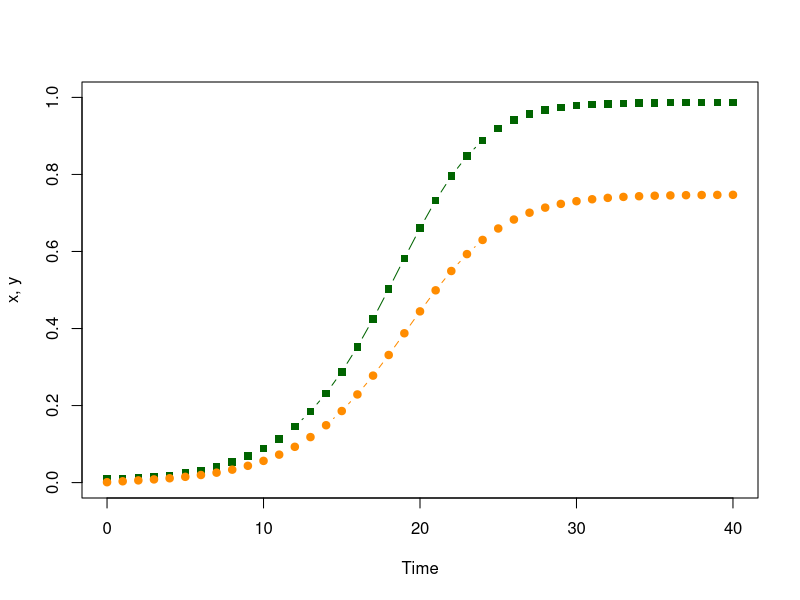
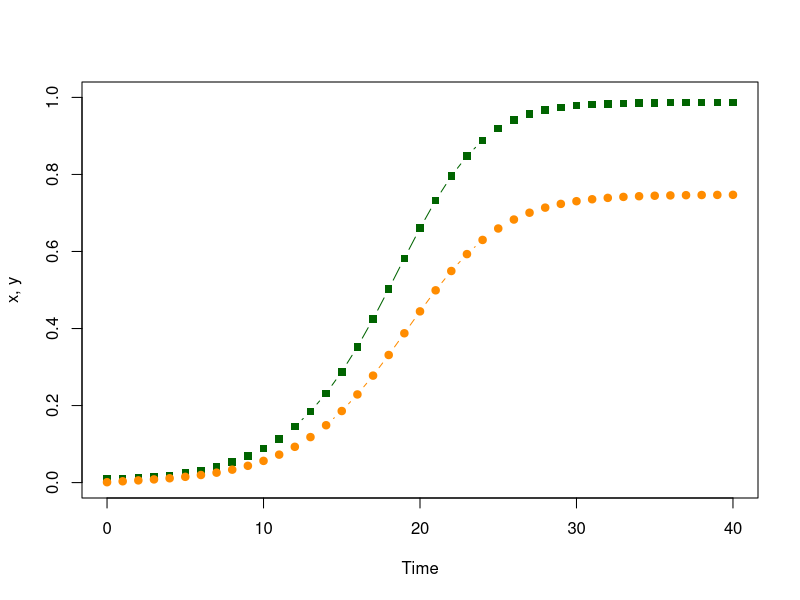
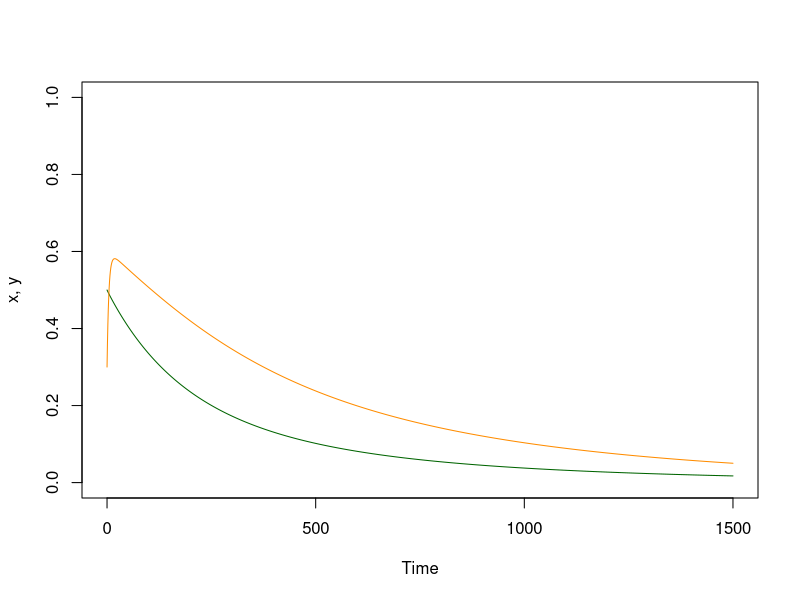
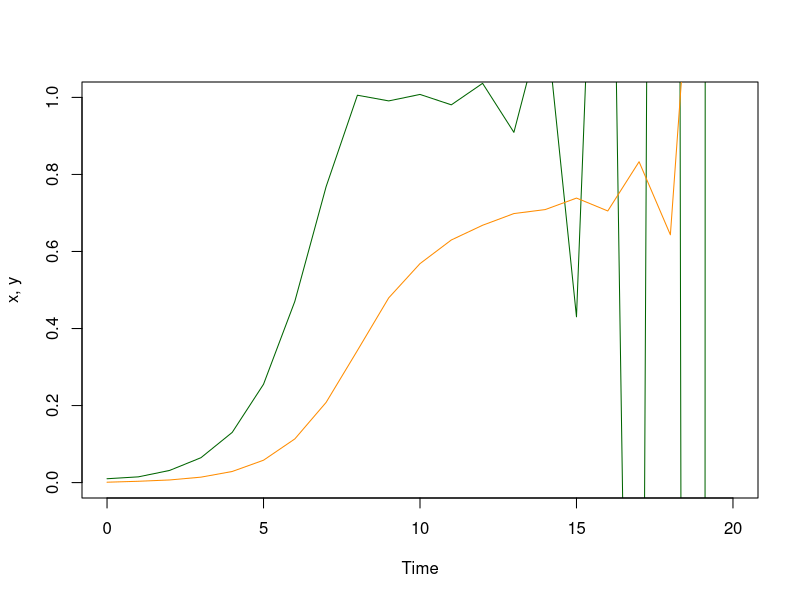
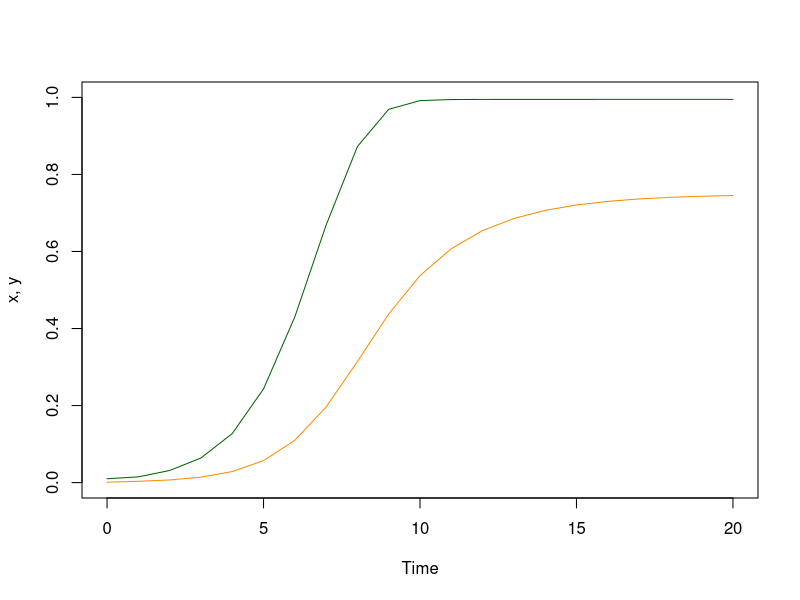
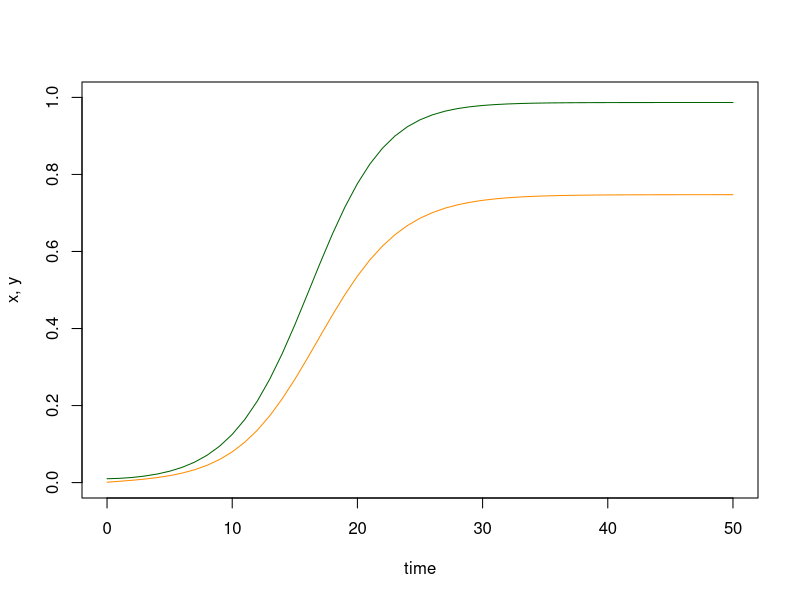

Generate these figures, in order, with R:
## ---- chunk 1
# Initial Conditions at a point in time, as a Named Vector 
xy = c(t=0, x=0.01, y=0.001)
## ---- chunk 2
with(as.list(xy), x) 
## ---- chunk 3
# The parameters, as a list 
par = list(
  s = 1/200, # The fraction of infections that clear each day
  u = 1/12,  # The fraction of mosquitoes that die each day
  a = 1/4,   # The fraction of mosquitoes that blood feed on a human each day
  m = 2      # The number of mosquitoes per human
) 
## ---- chunk 4
# INPUTS
# xy - current variables, as a named vector
# p  - the parameters, as a list
#
# OUTPUTS
# the updated values of the variables, as a named vector
ross_dts_1 = function(xy, p){
  with(as.list(xy), 
    with(p,{
      xn = x - s*x + m*a*y*(1-x) 
      yn = y - u*y + a*x*(1-y) 
      return(c(t=t+1, x=xn, y=yn))
    })
  )
}
## ---- chunk 5
# xy_t stores the values of the variables
xy_t = xy 
## ---- chunk 6
# Compute and store the values of the variables  
xy = ross_dts_1(xy, par)
xy_t = rbind(xy_t, xy)
## ---- chunk 7
# Print 
print(xy) 
## ---- chunk 8
# Iterate to compute the values as they change over time 
for(t in 2:40){
  xy = ross_dts_1(xy, par) 
  xy_t = rbind(xy_t, xy) 
} 
## ---- chunk 9
print(tail(xy_t, 3)) 
## ---- chunk 10
with(data.frame(xy_t),{
  plot(t, x, type = "b", ylim = c(0,1), col = "darkgreen", ylab = "x, y", xlab = "Time", pch=15)
  lines(t, y, type = "b", col = "darkorange", pch =19)
})
## ---- chunk 11
solve_ross_dts_1 = function(pars, x0=.01, y0 = 0.001, tmax=100){
   xy = c(t=0, x=x0, y=y0) 
   xy_t = xy 
   for(t in 1:tmax){
     xy = ross_dts_1(xy, pars)
     xy_t = rbind(xy_t, xy)
   }
   return(list(t=xy_t[,1], x=xy_t[,2], y = xy_t[,3], last = xy)) 
}
## ---- chunk 12
plot_xy = function(xy_t, add_points = FALSE){with(xy_t,{
  llty = "l"
  if(add_points == TRUE) llty = "b"
  plot(t, x, type = llty, ylim = c(0,1), col = "darkgreen", ylab = "x, y", xlab = "Time", pch=15)
  lines(t, y, type = llty, col = "darkorange", pch =19)
})}
## ---- chunk 13
plot_xy(solve_ross_dts_1(par, tmax=40), add_points=TRUE) 
## ---- chunk 14
# The last value is still stored as xy; the [-1] omits t
xy[-1] - ross_dts_1(xy, par)[-1]
## ---- chunk 15
for(i in 41:140){
  xy = ross_dts_1(xy, par)
  xy_t = rbind(xy_t, xy) 
} 
xy[-1] - ross_dts_1(xy, par)[-1]
## ---- chunk 16
# Compute the steady state 
find_eq_dts_a = function(par){with(par,{
  xx = (m*a^2 - s*u)/ (m*a^2 + s*a)
  yy = a*xx/(u+a*xx) 
  c(x=xx,y=yy)
})}
## ---- chunk 17
par1 = par
par1$m = 0.005
find_eq_dts_a(par1)
## ---- chunk 18
plot_xy(solve_ross_dts_1(par1, x0 = .5, y0=.3, tmax=1500)) 
## ---- chunk 19
find_eq_dts_a(par1)
## ---- chunk 20
m_crit = with(par, s*u/a^2)
m_crit 
## ---- chunk 21
par2 = par
par2$m = m_crit
find_eq_dts_a(par2)
## ---- chunk 22
# Compute the steady state 
find_eq_dts_1 = function(par){with(par,{
  xx = ifelse(m*a^2 > s*u, (m*a^2 - s*u)/(m*a^2 + s*a), 0) 
  yy = a*xx/(u+a*xx) 
  c(x=xx,y=yy)
})}
## ---- chunk 23
find_eq_dts_1(par1)
## ---- chunk 24
xy[-1]
find_eq_dts_1(par) 
## ---- chunk 25
verify_dts_1 = function(xy, pars){
  sum(abs(xy[-1] - find_eq_dts_1(pars))) 
}
verify_dts_1(xy, par)
## ---- chunk 26
check_it_dts_1 = function(xy, pars, tol=1e-9)
{
  verify_dts_1(xy, pars) < tol
}
check_it_dts_1(xy, par)
## ---- chunk 27
par3 = par
par3$m = 20 
plot_xy(solve_ross_dts_1(par3, x0 = .01, y0=.001, tmax=20)) 
## ---- chunk 28
find_eq_dts_2 = function(pars){with(pars,{
   f_xx = function(x, pp){with(pp,{
     xx = (1 - exp(-m*a^2*x/(u+a*x)))*(1-x) - s*x
     y = a*xx/(u+a*xx)
     yy = u*y + a*xx*(1-y) 
     return(xx^2 + yy^2)
   })}
   xx = optimize(f_xx, c(0,1), pp=pars)$min
   yy = a*xx/(u+a*xx) 
   c(xx, yy)
})}
## ---- chunk 29
find_eq_dts_2(par3)
## ---- chunk 30
dts_xy_2 = function(xy, p){with(as.list(xy), with(p,{
  xn = x - s*x + (1-exp(-m*a*y))*(1-x) 
  yn = y - u*y + a*x*(1-y) 
  t=t+1
  return(c(t=t, x=xn, y=yn))
}))}
## ---- chunk 31
solve_dts_xy_2 = function(pars, x0=.01, y0 = 0.001, tmax=100){
   xy = c(t=0, x=x0, y=y0) 
   xy_t = xy 
   for(t in 1:tmax){
     xy = dts_xy_2(xy, pars)
     xy_t = rbind(xy_t, xy)
   }
   return(list(t=xy_t[,1], x=xy_t[,2], y = xy_t[,3], last = xy)) 
}
## ---- chunk 32
plot_xy(solve_dts_xy_2(par3, x0 = .01, y0=.001, tmax=20)) 
## ---- chunk 33
find_eq_dts_2(par3)
## ---- chunk 34
solve_dts_xy_2(par3, x0=.1, y0=.05,tmax=300)$last[-1]
## ---- chunk 35
verify_dts_2 = function(pars, x0 = .1, y0=.05, tmax=200){
  xyt = solve_dts_xy_2(pars, x0=x0, y0=y0, tmax=tmax)
  sum(abs(xyt$last[-1] - find_eq_dts_2(pars))) 
}
## ---- chunk 36
verify_dts_2(par3, tmax=300)
## ---- chunk 37
check_it_dts_2 = function(pars, x0 = .1, y0=.05, tmax=200, tol=1e-5)
{
  verify_dts_2(pars, x0, y0, tmax) < tol
}
check_it_dts_2(par3, tmax=200)
## ---- chunk 38
# The Parameters, as a Named Vector
ross_xde_par = list(
  r = 1/200, # The fraction of infections that clear each day
  g = 1/12,  # The fraction of mosquitoes that die each day
  a = 1/4,   # The fraction of mosquitoes that blood feed on a human each day
  m = 2      # The number of mosquitoes per human
) 
## ---- chunk 39
ross_xde = function(t, y, params){
  with(params, with(as.list(y),{
    
  dxdt = m*a*y*(1-x) - r*x
  dydt = a*x*(1-y) - g*y
  
  return(list(c(dxdt, dydt)))
}))}
## ---- chunk 40
library(deSolve)
## ---- chunk 41
solve_ross_xde = function(pars, x0=.01, y0=0.001, tmax=50, dt=1){
  tms = seq(0, tmax, by = dt)
  xy0 = c(x=x0, y=y0)
  data.frame(ode(xy0, tms, ross_xde, pars)) 
}
## ---- chunk 42
deout <- solve_ross_xde(ross_xde_par)
## ---- chunk 43
with(deout, {
  plot(time, x, type = "l", col = "darkgreen", ylim = c(0,1), ylab = c("x, y"))
  lines(time, y, col = "darkorange")
})
## ---- chunk 44
find_eq_xde_1 = function(pars){with(pars,{
  xx = ifelse(m*a^2 > r*g, (m*a^2 - r*g)/(m*a^2 + r*a), 0) 
  yy = a*xx/(g+a*xx)
  c(x=xx, y=yy)
})}
## ---- chunk 45
find_eq_xde_1(ross_xde_par)
## ---- chunk 46
de_eq <- solve_ross_xde(ross_xde_par, tmax=500, dt=5)
with(de_eq, c(x=tail(x,1), y=tail(y,1))) 
